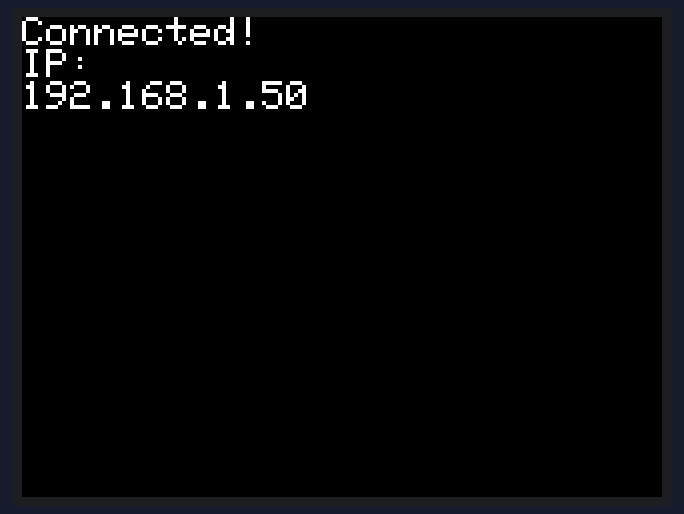
Recording of a sketch running on a simulated ESP32. Shown: 320×240 colour display. WiFi joins after 1.5 s; servers stay silent unless stated; what the sketch prints to the serial monitor is not drawn.

Above: at 1.9 s.

The sketch:

WiFicomm.ino
```cpp
#include <WiFi.h>                 // Includes the WiFi library to connect the ESP32 to a WiFi network
#include <WebServer.h>            // Includes the lightweight HTTP server library
#include <TFT_eSPI.h>             // Includes the TFT display library (configured via User_Setup.h)
#include <SPI.h>                  // Includes SPI communication support (used by the TFT display)

const char* ssid = "3399";   // Stores your WiFi network name (SSID)
const char* password = "mazatlan123"; // Stores your WiFi password

WebServer server(80);             // Creates a web server object that listens on port 80 (HTTP)

String wifiString = "";           // Variable to store the text received from the PC

TFT_eSPI tft = TFT_eSPI();        // Creates a TFT display object using settings from User_Setup.h

// Function that runs when a POST request is received at /setString
void handleSetString() {
  wifiString = server.arg("plain");   // Reads the raw POST body and stores it in wifiString

  Serial.print("wifiString updated: "); // Prints a label to the Serial Monitor
  Serial.println(wifiString);           // Prints the updated string value

 // --- VALIDATION LOGIC ---
  if (wifiString == "red") {           // If the received string is exactly "red"
    tft.fillScreen(TFT_RED);           // Change the entire screen background to red
    tft.setCursor(0, 0);               // Reset cursor to top-left
    tft.setTextColor(TFT_WHITE, TFT_RED); // White text on red background
    tft.setTextSize(2);                // Medium text size
    tft.println("Background set to RED"); // Display confirmation message
  } else {
    // Default behavior: show the string normally
    tft.fillScreen(TFT_BLACK);         // Clear screen to black
    tft.setCursor(0, 0);               // Move cursor to top-left
    tft.setTextColor(TFT_WHITE, TFT_BLACK); // White text on black background
    tft.setTextSize(2);                // Medium text size
    tft.println("wifiString:");        // Label
    tft.println(wifiString);           // Display the received string
  }

  server.send(200, "text/plain", "OK"); // Send HTTP 200 OK response

}

void setup() {
  Serial.begin(115200);                 // Starts the Serial Monitor at 115200 baud

  tft.init();                           // Initializes the TFT display hardware
  tft.setRotation(1);                   // Sets screen rotation (1 = landscape)
  tft.fillScreen(TFT_BLACK);            // Clears the screen to black
  tft.setTextColor(TFT_WHITE, TFT_BLACK); // Sets default text colors
  tft.setTextSize(2);                   // Sets default text size
  tft.setCursor(0, 0);                  // Positions cursor at top-left
  tft.println("Waiting for WiFi...");   // Displays a message while connecting

  WiFi.begin(ssid, password);           // Starts connecting to the WiFi network
  Serial.print("Connecting to WiFi");   // Prints connection status to Serial Monitor

  while (WiFi.status() != WL_CONNECTED) { // Loops until the ESP32 successfully connects
    delay(500);                         // Waits 500 ms between checks
    Serial.print(".");                  // Prints a dot to show progress
  }

  Serial.println("\nConnected!");       // Prints confirmation message
  Serial.print("ESP32 IP Address: ");   // Prints label for IP address
  Serial.println(WiFi.localIP());       // Prints the actual IP address

  tft.fillScreen(TFT_BLACK);            // Clears the TFT screen
  tft.setCursor(0, 0);                  // Moves cursor to top-left
  tft.println("Connected!");            // Shows connection status on TFT
  tft.println("IP:");                   // Label for IP address
  tft.println(WiFi.localIP().toString()); // Prints the IP address on the TFT

  server.on("/setString", HTTP_POST, handleSetString); // Registers the /setString POST endpoint
  server.begin();                       // Starts the web server
}

void loop() {
  server.handleClient();                // Continuously checks for incoming HTTP requests
}
```
